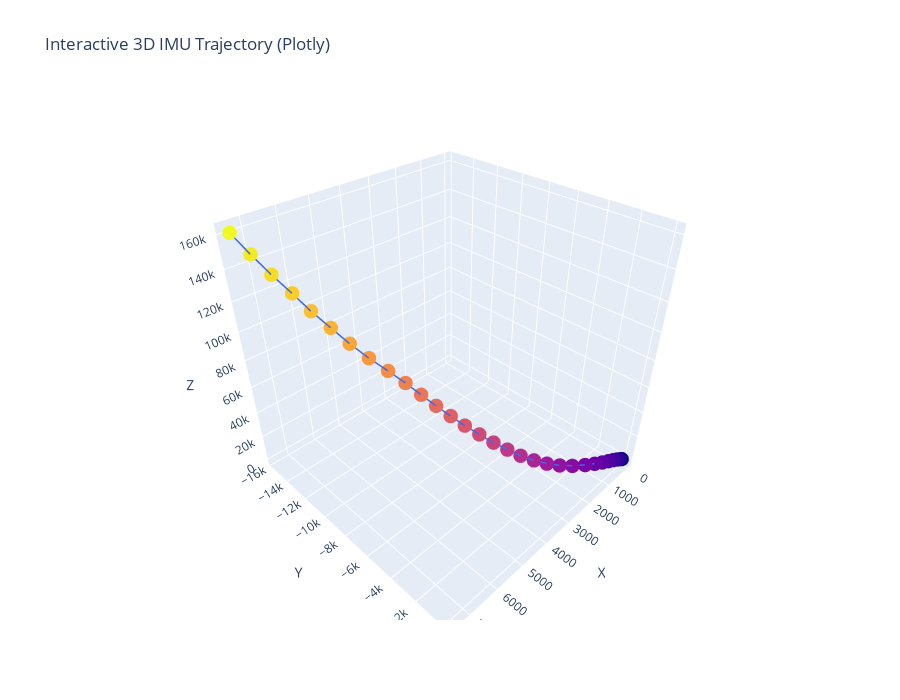

Here is the notebook cell this chart was saved with:
### Code cell
import plotly.graph_objects as go

fig = go.Figure(data=[go.Scatter3d(
    x=pos[:,0], y=pos[:,1], z=pos[:,2],
    mode='lines+markers',
    marker=dict(size=5, color=np.arange(len(pos)), colorscale='Plasma'),
    line=dict(width=3, color='royalblue')
)])
fig.update_layout(
    scene=dict(xaxis_title='X', yaxis_title='Y', zaxis_title='Z'),
    width=900, height=700,
    title="Interactive 3D IMU Trajectory (Plotly)"
)
fig.show()

### Figure 1 — Plotly figure (JSON) as saved in the notebook; plotly's stock layout.template omitted (floating-point values rounded to 4 significant figures)
{"data": [{"line": {"color": "royalblue", "width": 3}, "marker": {"color": [0, 1, 2, 3, 4, 5, 6, 7, 8, 9, 10, 11, 12, 13, 14, 15, 16, 17, 18, 19, 20, 21, 22, 23, 24, 25, 26, 27, 28, 29], "colorscale": [[0, "#0d0887"], [0.1111, "#46039f"], [0.2222, "#7201a8"], [0.3333, "#9c179e"], [0.4444, "#bd3786"], [0.5556, "#d8576b"], [0.6667, "#ed7953"], [0.7778, "#fb9f3a"], [0.8889, "#fdca26"], [1, "#f0f921"]], "size": 5}, "mode": "lines+markers", "type": "scatter3d", "x": [0.0, 71.24, 188.0, 359.7, 580.9, 851.1, 1165.0, 1528.0, 1947.0, 2332.0, 2684.0, 3004.0, 3300.0, 3562.0, 3820.0, 4065.0, 4308.0, 4537.0, 4771.0, 4999.0, 5236.0, 5509.0, 5808.0, 6076.0, 6315.0, 6564.0, 6779.0, 7021.0, 7240.0, 7441.0], "y": [0.0, -42.46, -106.7, -189.6, -272.0, -384.2, -541.4, -763.6, -1116.0, -1499.0, -1925.0, -2398.0, -2929.0, -3498.0, -4110.0, -4757.0, -5417.0, -6066.0, -6725.0, -7403.0, -8095.0, -8818.0, -9587.0, -10410.0, -11250.0, -12100.0, -12940.0, -13800.0, -14700.0, -15630.0], "z": [0.0, 699.0, 1746.0, 3140.0, 4884.0, 6976.0, 9414.0, 12200.0, 15300.0, 18750.0, 22560.0, 26710.0, 31200.0, 36040.0, 41230.0, 46770.0, 52660.0, 58910.0, 65500.0, 72450.0, 79750.0, 87400.0, 95390.0, 103700.0, 112400.0, 121500.0, 130900.0, 140600.0, 150700.0, 161200.0]}], "layout": {"height": 700, "scene": {"xaxis": {"title": {"text": "X"}}, "yaxis": {"title": {"text": "Y"}}, "zaxis": {"title": {"text": "Z"}}}, "title": {"text": "Interactive 3D IMU Trajectory (Plotly)"}, "width": 900}}
